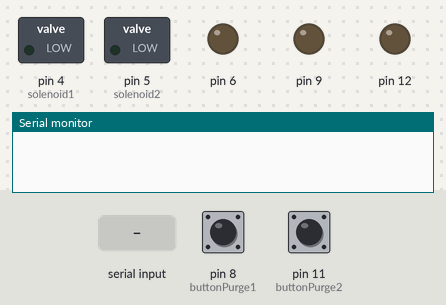
A sketch run on a simulated Arduino Uno, built with avr-gcc and run on an emulated ATmega328P. On the bench: switched loads named in the sketch (green lamp = pin HIGH), output pins drawn as LEDs (lit = HIGH), the last lines printed to the serial monitor. The inputs (shaded band) are chosen by the test bench; at power-on: pin 8 (buttonPurge1) HIGH, pin 11 (buttonPurge2) HIGH.

Above: at 1.2 s.
1.3 s: pin 8 (buttonPurge1) pulled LOW for 0.15 s
At 1.4 s:
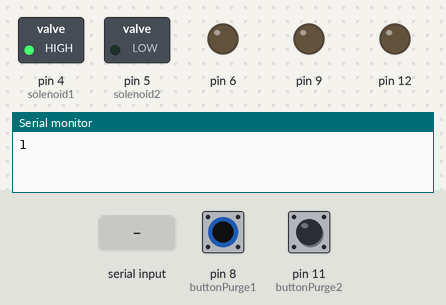
3.0 s: "A" received over Serial
At 3.3 s:
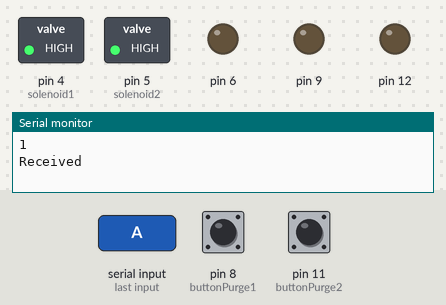
5.0 s: pin 11 (buttonPurge2) pulled LOW for 0.15 s
At 5.07 s:
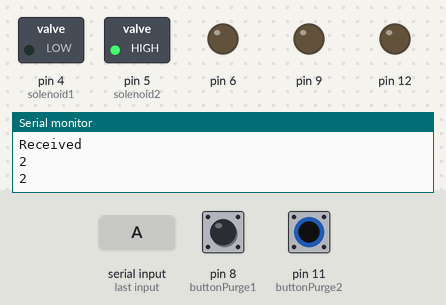
6.6 s: pin 11 (buttonPurge2) pulled LOW for 3.2 s
At 11.0 s:
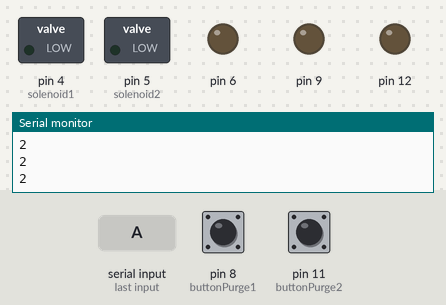
11.3 s: pin 8 (buttonPurge1) pulled LOW for 3.2 s
At 12.0 s:
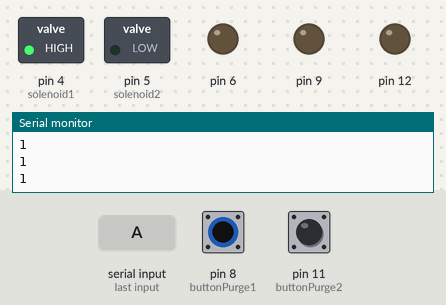
Timing chart, 0 to 16.0 s (numbered marks = the images above; inputs shaded):
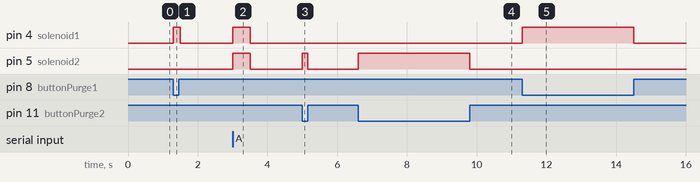

The sketch:

debug.ino
```cpp
// const int buttonStart = 8;
const int buttonPurge1 = 8;
const int buttonPurge2 = 11;
int Purge1State = HIGH;
int Purge2State = HIGH;
int startState = HIGH;
int lastPurge1State = HIGH;
int lastPurge2State = HIGH;
int lastStartState = HIGH;
const int solenoid1 = 4;
const int solenoid2 = 5;

void setup() {
  pinMode(solenoid1, OUTPUT);
  pinMode(solenoid2, OUTPUT);
  pinMode(1, OUTPUT);
  digitalWrite(1, LOW);
  pinMode(12, OUTPUT);
  digitalWrite(12, LOW);
  pinMode(9, OUTPUT);
  digitalWrite(12, LOW);
  pinMode(6, OUTPUT);
  digitalWrite(12, LOW);
  pinMode(buttonPurge1, INPUT_PULLUP);
  pinMode(buttonPurge1, INPUT_PULLUP);
  // pinMode(buttonStart, INPUT_PULLUP);
  Serial.begin(115200);
}

void loop() {
   if (Serial.available() > 0) {
    char receivedChar = Serial.read();
    if (receivedChar == 'A') {
      Serial.println("Received");
      digitalWrite(4, HIGH);
      digitalWrite(5, HIGH);
      delay(500);
      digitalWrite(4, LOW);
      digitalWrite(5, LOW);
    }
  }
  Purge1State = digitalRead(buttonPurge1);
  Purge2State = digitalRead(buttonPurge2);
  // startState = digitalRead(buttonStart);
  // if (startState == LOW && lastStartState == HIGH){
  //   Serial.println("Start");
  //   delay(200);
  // }
  // Purge solenoid 1
  if (Purge1State == LOW) {
    digitalWrite(solenoid1, HIGH);
    Serial.println("1");
    delay(200);
  }
  if (Purge1State == HIGH && lastPurge1State == LOW) {
    digitalWrite(solenoid1, LOW);
  }
   // Purge solenoid 2
  if (Purge2State == LOW) {
    digitalWrite(solenoid2, HIGH);
    Serial.println("2");
    delay(50);
  }
  if (Purge2State == HIGH && lastPurge2State == LOW) {
    digitalWrite(solenoid2, LOW);
  }
  lastPurge1State = Purge1State;
  lastPurge2State = Purge2State;
}
```

Measured:
- after the input at 1.3 s, pin 4 (solenoid1): LOW → HIGH at once, → LOW 0.20 s later
- after the input at 3.0 s, pin 4 (solenoid1), pin 5 (solenoid2): LOW → HIGH at once, → LOW 0.50 s later
- after the input at 5.0 s, pin 5 (solenoid2): LOW → HIGH at once, → LOW 0.15 s later
- after the input at 6.6 s, pin 5 (solenoid2): LOW → HIGH at once, → LOW 3.2 s later
- after the input at 11.3 s, pin 4 (solenoid1): LOW → HIGH at once, → LOW 3.2 s later
